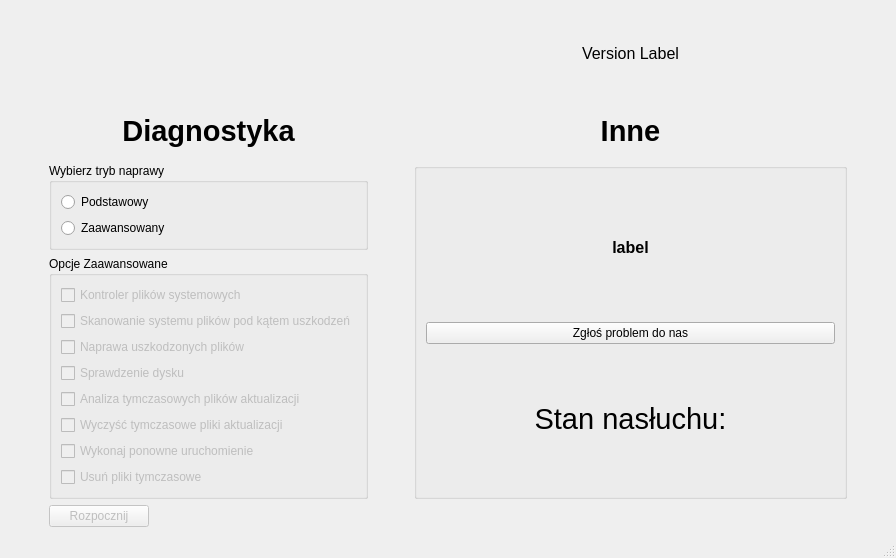
<?xml version="1.0" encoding="UTF-8"?>
<ui version="4.0">
 <class>MainWindow</class>
 <widget class="QMainWindow" name="MainWindow">
  <property name="geometry">
   <rect>
    <x>0</x>
    <y>0</y>
    <width>896</width>
    <height>558</height>
   </rect>
  </property>
  <property name="minimumSize">
   <size>
    <width>687</width>
    <height>543</height>
   </size>
  </property>
  <property name="maximumSize">
   <size>
    <width>9999999</width>
    <height>16777215</height>
   </size>
  </property>
  <property name="windowTitle">
   <string>MainWindow</string>
  </property>
  <widget class="QWidget" name="centralwidget">
   <layout class="QGridLayout" name="gridLayout_3">
    <item row="6" column="1" rowspan="2">
     <widget class="QGroupBox" name="groupBox_2">
      <property name="enabled">
       <bool>true</bool>
      </property>
      <property name="title">
       <string>Opcje Zaawansowane</string>
      </property>
      <layout class="QGridLayout" name="gridLayout">
       <item row="10" column="0">
        <widget class="QCheckBox" name="op6">
         <property name="enabled">
          <bool>false</bool>
         </property>
         <property name="text">
          <string>Wyczyść tymczasowe pliki aktualizacji</string>
         </property>
        </widget>
       </item>
       <item row="1" column="0">
        <widget class="QCheckBox" name="op1">
         <property name="enabled">
          <bool>false</bool>
         </property>
         <property name="text">
          <string>Kontroler plików systemowych</string>
         </property>
         <property name="checkable">
          <bool>true</bool>
         </property>
        </widget>
       </item>
       <item row="12" column="0">
        <widget class="QCheckBox" name="op7">
         <property name="enabled">
          <bool>false</bool>
         </property>
         <property name="text">
          <string>Wykonaj ponowne uruchomienie</string>
         </property>
        </widget>
       </item>
       <item row="13" column="0">
        <widget class="QCheckBox" name="op8">
         <property name="enabled">
          <bool>false</bool>
         </property>
         <property name="text">
          <string>Usuń pliki tymczasowe</string>
         </property>
        </widget>
       </item>
       <item row="7" column="0">
        <widget class="QCheckBox" name="op4">
         <property name="enabled">
          <bool>false</bool>
         </property>
         <property name="text">
          <string>Sprawdzenie dysku</string>
         </property>
        </widget>
       </item>
       <item row="8" column="0">
        <widget class="QCheckBox" name="op5">
         <property name="enabled">
          <bool>false</bool>
         </property>
         <property name="text">
          <string>Analiza tymczasowych plików aktualizacji</string>
         </property>
        </widget>
       </item>
       <item row="3" column="0">
        <widget class="QCheckBox" name="op3">
         <property name="enabled">
          <bool>false</bool>
         </property>
         <property name="text">
          <string>Naprawa uszkodzonych plików</string>
         </property>
        </widget>
       </item>
       <item row="2" column="0">
        <widget class="QCheckBox" name="op2">
         <property name="enabled">
          <bool>false</bool>
         </property>
         <property name="text">
          <string>Skanowanie systemu plików pod kątem uszkodzeń</string>
         </property>
        </widget>
       </item>
      </layout>
     </widget>
    </item>
    <item row="3" column="4">
     <spacer name="horizontalSpacer_5">
      <property name="orientation">
       <enum>Qt::Horizontal</enum>
      </property>
      <property name="sizeType">
       <enum>QSizePolicy::Fixed</enum>
      </property>
      <property name="sizeHint" stdset="0">
       <size>
        <width>40</width>
        <height>20</height>
       </size>
      </property>
     </spacer>
    </item>
    <item row="8" column="3">
     <spacer name="verticalSpacer_2">
      <property name="orientation">
       <enum>Qt::Vertical</enum>
      </property>
      <property name="sizeType">
       <enum>QSizePolicy::Fixed</enum>
      </property>
      <property name="sizeHint" stdset="0">
       <size>
        <width>20</width>
        <height>20</height>
       </size>
      </property>
     </spacer>
    </item>
    <item row="4" column="1">
     <widget class="QLabel" name="diagno_info">
      <property name="font">
       <font>
        <pointsize>22</pointsize>
        <weight>75</weight>
        <bold>true</bold>
       </font>
      </property>
      <property name="text">
       <string>Diagnostyka</string>
      </property>
      <property name="alignment">
       <set>Qt::AlignCenter</set>
      </property>
     </widget>
    </item>
    <item row="5" column="2">
     <spacer name="horizontalSpacer_3">
      <property name="orientation">
       <enum>Qt::Horizontal</enum>
      </property>
      <property name="sizeType">
       <enum>QSizePolicy::Fixed</enum>
      </property>
      <property name="sizeHint" stdset="0">
       <size>
        <width>40</width>
        <height>20</height>
       </size>
      </property>
     </spacer>
    </item>
    <item row="4" column="0">
     <spacer name="horizontalSpacer">
      <property name="orientation">
       <enum>Qt::Horizontal</enum>
      </property>
      <property name="sizeType">
       <enum>QSizePolicy::Fixed</enum>
      </property>
      <property name="sizeHint" stdset="0">
       <size>
        <width>40</width>
        <height>20</height>
       </size>
      </property>
     </spacer>
    </item>
    <item row="8" column="1">
     <widget class="QPushButton" name="pushButton">
      <property name="enabled">
       <bool>false</bool>
      </property>
      <property name="maximumSize">
       <size>
        <width>100</width>
        <height>16777215</height>
       </size>
      </property>
      <property name="text">
       <string>Rozpocznij</string>
      </property>
     </widget>
    </item>
    <item row="5" column="1">
     <widget class="QGroupBox" name="groupBox">
      <property name="maximumSize">
       <size>
        <width>16777215</width>
        <height>16777215</height>
       </size>
      </property>
      <property name="title">
       <string>Wybierz tryb naprawy</string>
      </property>
      <layout class="QGridLayout" name="gridLayout_2">
       <item row="0" column="0">
        <widget class="QRadioButton" name="basic">
         <property name="toolTip">
          <string>Wykonuje podstawową procedurę naprawy systemu plików</string>
         </property>
         <property name="text">
          <string>Podstawowy</string>
         </property>
        </widget>
       </item>
       <item row="1" column="0">
        <widget class="QRadioButton" name="advanced">
         <property name="toolTip">
          <string>Pozwala wybrać zestaw instrukcji, który ma zostać wykonany</string>
         </property>
         <property name="text">
          <string>Zaawansowany</string>
         </property>
        </widget>
       </item>
      </layout>
     </widget>
    </item>
    <item row="4" column="3">
     <widget class="QLabel" name="Other_prob">
      <property name="font">
       <font>
        <pointsize>22</pointsize>
        <weight>75</weight>
        <bold>true</bold>
       </font>
      </property>
      <property name="text">
       <string>Inne</string>
      </property>
      <property name="alignment">
       <set>Qt::AlignCenter</set>
      </property>
     </widget>
    </item>
    <item row="5" column="4">
     <spacer name="horizontalSpacer_2">
      <property name="orientation">
       <enum>Qt::Horizontal</enum>
      </property>
      <property name="sizeType">
       <enum>QSizePolicy::Fixed</enum>
      </property>
      <property name="sizeHint" stdset="0">
       <size>
        <width>40</width>
        <height>20</height>
       </size>
      </property>
     </spacer>
    </item>
    <item row="5" column="3" rowspan="3">
     <widget class="QGroupBox" name="groupBox_3">
      <property name="title">
       <string/>
      </property>
      <layout class="QGridLayout" name="gridLayout_4">
       <item row="1" column="0">
        <widget class="QPushButton" name="report_prob">
         <property name="enabled">
          <bool>true</bool>
         </property>
         <property name="text">
          <string>Zgłoś problem do nas</string>
         </property>
        </widget>
       </item>
       <item row="0" column="0">
        <widget class="QLabel" name="label_2">
         <property name="font">
          <font>
           <pointsize>12</pointsize>
           <weight>75</weight>
           <bold>true</bold>
          </font>
         </property>
         <property name="styleSheet">
          <string notr="true"/>
         </property>
         <property name="text">
          <string>label</string>
         </property>
         <property name="alignment">
          <set>Qt::AlignCenter</set>
         </property>
         <property name="wordWrap">
          <bool>true</bool>
         </property>
        </widget>
       </item>
       <item row="2" column="0">
        <widget class="QLabel" name="nasluchCheck">
         <property name="font">
          <font>
           <pointsize>22</pointsize>
          </font>
         </property>
         <property name="text">
          <string>Stan nasłuchu:</string>
         </property>
         <property name="alignment">
          <set>Qt::AlignCenter</set>
         </property>
        </widget>
       </item>
      </layout>
     </widget>
    </item>
    <item row="1" column="1">
     <widget class="QLabel" name="logo">
      <property name="maximumSize">
       <size>
        <width>175</width>
        <height>50</height>
       </size>
      </property>
      <property name="autoFillBackground">
       <bool>false</bool>
      </property>
      <property name="text">
       <string/>
      </property>
      <property name="pixmap">
       <pixmap>diag_center_banner.png</pixmap>
      </property>
      <property name="scaledContents">
       <bool>true</bool>
      </property>
      <property name="openExternalLinks">
       <bool>true</bool>
      </property>
     </widget>
    </item>
    <item row="0" column="0">
     <spacer name="horizontalSpacer_4">
      <property name="orientation">
       <enum>Qt::Horizontal</enum>
      </property>
      <property name="sizeType">
       <enum>QSizePolicy::Fixed</enum>
      </property>
      <property name="sizeHint" stdset="0">
       <size>
        <width>40</width>
        <height>20</height>
       </size>
      </property>
     </spacer>
    </item>
    <item row="1" column="3">
     <widget class="QLabel" name="welcome">
      <property name="font">
       <font>
        <pointsize>12</pointsize>
       </font>
      </property>
      <property name="text">
       <string>&lt;html&gt;&lt;head/&gt;&lt;body&gt;&lt;p&gt;Version Label&lt;/p&gt;&lt;/body&gt;&lt;/html&gt;</string>
      </property>
      <property name="scaledContents">
       <bool>false</bool>
      </property>
      <property name="alignment">
       <set>Qt::AlignCenter</set>
      </property>
      <property name="wordWrap">
       <bool>true</bool>
      </property>
     </widget>
    </item>
   </layout>
  </widget>
  <widget class="QStatusBar" name="statusbar"/>
  <action name="actionO_Aplikacji">
   <property name="text">
    <string>O Aplikacji</string>
   </property>
  </action>
  <action name="actionO_Aplikacji_2">
   <property name="checkable">
    <bool>false</bool>
   </property>
   <property name="text">
    <string>O Aplikacji</string>
   </property>
  </action>
 </widget>
 <resources/>
 <connections/>
</ui>
